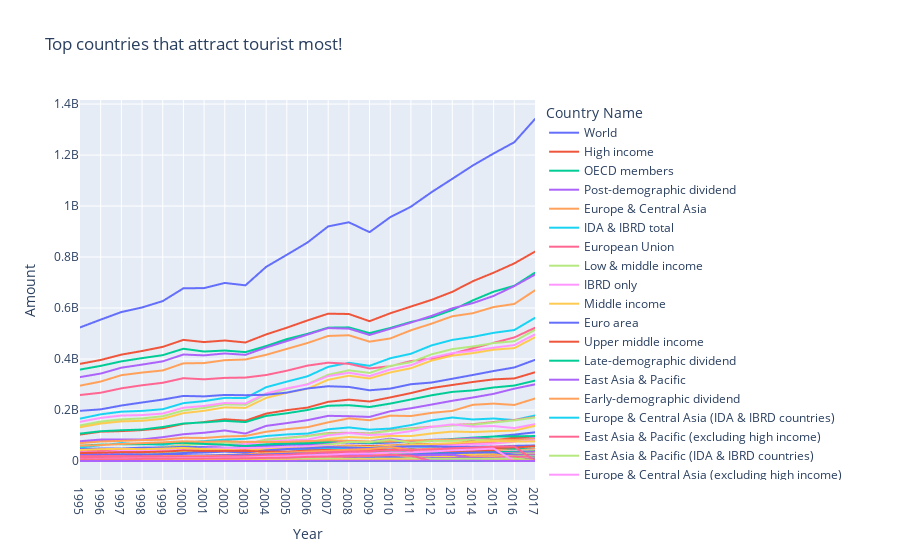

The cell this chart's notebook holds for it:
### Code cell
inbound_top = px.line(tourist_reshape,
                      x = 'Year',
                      y = 'Amount',
                      color='Country Name',
                      line_group='Country Name',
                      line_shape='linear',
                      title='Top countries that attract tourist most!')

inbound_top
